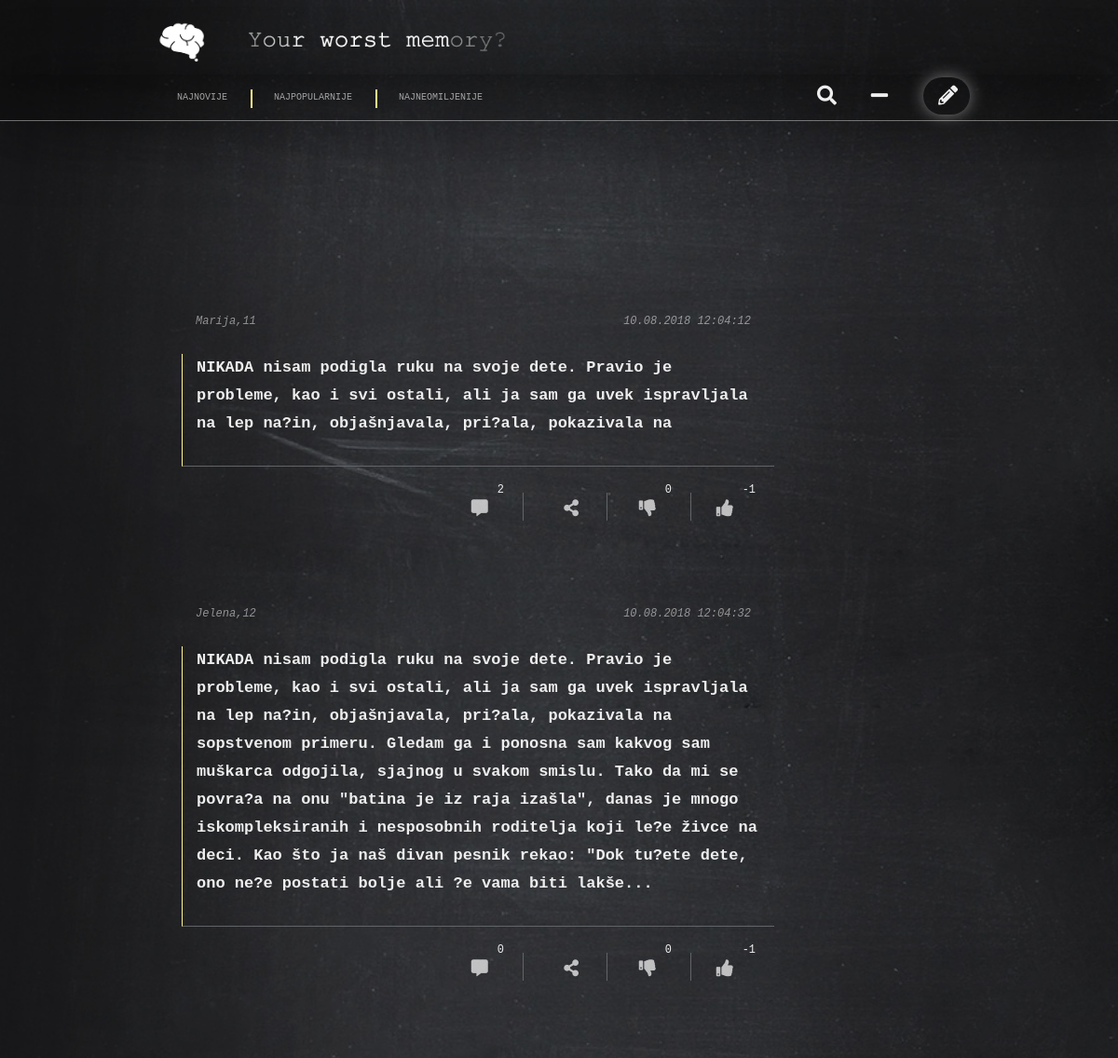
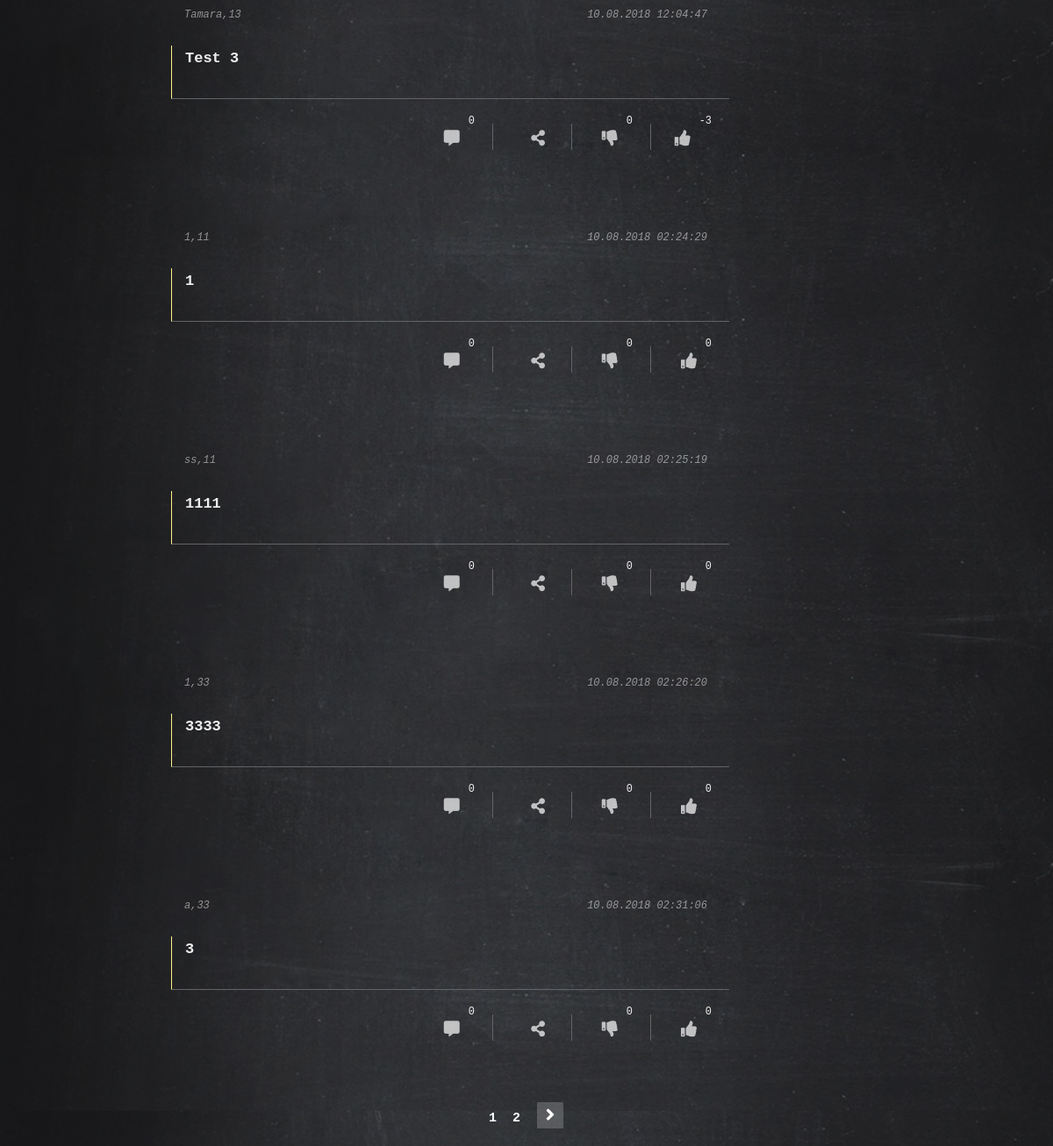
/pages/memories_list.php, run on the app's committed database (2 pictures, top to bottom).
### tables this page shows
CREATE TABLE `all_memories` (
  `id` int(11) NOT NULL,
  `content` text NOT NULL,
  `name` varchar(256) NOT NULL,
  `age` varchar(256) NOT NULL,
  `date` varchar(36) NOT NULL,
  `likes` int(11) NOT NULL,
  `comments` int(11) NOT NULL,
  `dislikes` int(11) NOT NULL,
  `user_id` varchar(256) NOT NULL
);

### data/all_memories.php (called while the page is built)
<?php
function get_Memories($conn)
{
    $perPage = 7;
    $page = (int) (!isset($_GET['page'])) ? 1 : $_GET['page'];
    $start = ($page > 1) ? ($page*$perPage)-$perPage : 0;
    $query ="select * from all_memories  LIMIT $start, $perPage";
    $memories[] = array();
    $result = mysqli_query($conn, $query);
    if (mysqli_num_rows($result) > 0) {
        while ($row = mysqli_fetch_assoc($result)) {
            $memories[] = array(
                'id' => $row['id'],
                'content' => $row['content'],
                'likes' => $row['likes'],
                'name' => $row['name'],
                'age' => $row['age'],
                'date' => $row['date'],
                'comments' => $row['comments'],
                'dislikes' => $row['dislikes']
            );
        }
    }
    return $memories;
};

### components/main_content.php (the view)
<?php
if (!isset($memory['likes'], $memory['comments'], $memory['dislikes'])) {
    $memory['likes'] = 0;
    $memory['comments'] = 0;
    $memory['dislikes'] = 0;
}
if (!isset($memory['name'], $memory['age'])) {
    $memory['name'] = '';
    $memory['age'] = '';
}
if (isset($memory['date']
    , $memory['content'])) {
echo "
<section class='memory-section'>
    <div class='row'>
        <div class='col-xs-6'><p class='name'>", $memory['name'], ",", $memory['age'], "</p></div>
        <div class='col-xs-6 '><p class='date'>", $memory['date'], "</p></div>
        <div class='col-md-12 memory-block'><a href='../pages/memo_detail.php?id=", $memory['id'], "'>", $memory['content'], "</a></div>
    </div>
    <div class='row clearfix'>
        <div class='col-xs buttons'>
            <small>
                <span id='memory_", $memory['id'], "_likes'>
                ", $memory['likes'], "
                </span>
            </small>
            <span class='like_btn' data-like='", $memory['id'], "'><i class=\"fas fa-thumbs-up\"></i></span>
       <div class='vl'></div>
        </div>
        <div class='col-xs buttons'>
            <small><span id='memory_", $memory['id'], "_dislikes'>
                ", $memory['dislikes'], "
                </span></small>
            <span class='dislike_btn' data-dislike='", $memory['id'], "' ><i class=\"fas fa-thumbs-down\"></i></span>
  <div class='vl'></div>
        </div>
        <div class='col-xs buttons' data-href='http://yourworstmemory.tk/pages/memo_detail.php?id=". $memory['id'] ."' data-layout='button_count' data-size='small' data-mobile-iframe='true'>
            <small></small>
            <a class='btnShare' target='_blank' href='https://www.facebook.com/sharer/sharer.php?u=http%3A%2F%2Fyourworstmemory.tk%2Fpages%2Fmemo_detail.php%3Fid%3D" . $memory['id'] . "&amp;src=sdkpreparse'>
            <i class=\"fas fa-share-alt\"></i> </a>
              <div class='vl'></div>
        </div>
        <div class='col-xs buttons'>
            <small><span id='memory_", $memory['id'], "_comments'>
                ", $memory['comments'], "</span>
            </small>
            <span class='comment' data-add='", $memory['id'], "'><i class=\"fas fa-comment-alt\"></i></span>
        </div>
    </div>
</section>";
}

### pages/memories_list.php (shortened to what this page needs)
<?php
include_once '../core/init.php';
?>
<!DOCTYPE html>
<html lang="sr">
<head>
    <link rel="stylesheet" href="https://maxcdn.bootstrapcdn.com/bootstrap/3.3.7/css/bootstrap.min.css"
>
    <link rel="stylesheet" href="../dist/.css/main.css">
    <link rel="stylesheet" href="https://use.fontawesome.com/releases/v5.3.1/css/all.css"
>
</head>
<body>
<div class="container-fluid">
        <?php
        include_once "../components/header.php" ?>
        <?php
        $page = (int)(!isset($_GET['page'])) ? 1 : $_GET['page'];
        $perPage = 7;
        $count_query = mysqli_query($conn, "select * from all_memories");
        $rows = mysqli_num_rows($count_query);
        $total = $rows / $perPage;
        $count = ceil($total);
            $memories = get_Memories($conn);
        if (count($memories) === 0) {
            echo "<p class='float-right'>Jos uvek nema postavljenih secanja</p>";
        } else {
            echo "<div class='sections col-xs-12'>";
            foreach ($memories as $memory) {
                 include "../components/main_content.php";
            }
            echo "</div>";
                      include_once "../components/pagination.php";
        }
        ?>
</body>
</html>

### components/header.php
<?php
echo
"   <div class='row clearfix' id='header'>
    <div class='background-ribbon wide'></div>
    <div class='col-xs-12'>
    <div class='logo-small'><img src='../assets/images/logo.png' alt=''></div>
      <h1 class='heading header-heading'><a href='../pages/memories_list.php'><img src=\"../assets/images/title.png\" alt=\"\"></a></h1>
     </div>
       </div>
        <div class='row clearfix menu'>
   <div class='background-ribbon narrow'></div>
        <div class='col-xs-6  float-left'>
            <form id='filter_option' action='../pages/filter_results.php' method='POST'>
                 <button type='submit'  name='najnovije'><span>NAJNOVIJE</span></button>
                  <button type='submit'  name='najpopularnije'><span>NAJPOPULARNIJE</span></button>
                 <button type='submit'  name='najneomiljenije'><span>NAJNEOMILJENIJE</span></button>
            </form>
           </div>
             <div class='col-xs-6 float-right nav'>
                        <div class='icons write'>
                    <div class='btn-effect'></div>
                     <p><i class=\"fas fa-pencil-alt\"></i></p>
                         <div></div>
                 </div>
              <div class='icons minus plus'>
                     <p><i class=\"fas fa-minus\"></i></p>
                 </div>
                    <div class='icons search' id='width'>
                <p id='search'><i class=\"fas fa-search\"></i></p>
                    <form id='search_form' action='../pages/search_results.php'  method='POST'>
                    <input id='search_bar' type='text' name='search_input'>
                    <button class='go' name='go'><p><i class=\"fas fa-search\"></i></p></button>
                    </form>
            </div>
        </div>
</div> ";

### components/pagination.php (shortened to what this page needs)
<?php
echo " <nav class='col-xs-12 pagination_container'>
            <ul>";
if (isset($page)){
    $next = (int)$page + 1;
    for ($i = 1; $i < $count +1; $i++) {
        $active = '';
        echo "<li ><a data-id='" .$i. "'  class='pagination_num" .$active. "' name='pagination' href='../pages/memories_list.php?page=" . $i. "'>" . $i . "</a></li>";
    }
    if ($page != $count) {
        echo "<li class='arrows-small'><a  href='../pages/memories_list.php?page=" . $next . " '> <i class=\"fas fa-angle-right\"></i> </a></li>";
    }
}
echo "  </ul>
        </nav>";

### data on the page
all_memories: name "Marija", age "11", date "10.08.2018 12:04:12", content "NIKADA nisam podigla ruku na svoje dete. Pravio je probleme, kao i svi ostali, ali ja sam ga uvek ispravljala na lep na?in, objašnjavala, pri?ala, pokazivala na", likes "-1", dislikes "0", comments "2"
all_memories: name "Jelena", age "12", date "10.08.2018 12:04:32", content "NIKADA nisam podigla ruku na svoje dete. Pravio je probleme, kao i svi ostali, ali ja sam ga uvek ispravljala na lep na?in, objašnjavala, pri?ala, pokazivala na sopstvenom primeru. Gledam ga i ponosna sam kakvog sam muškarca odgojila, sjajnog u svakom smislu. Tako da mi se povra?a na onu \"batina je iz raja izašla\", danas je mnogo iskompleksiranih i nesposobnih roditelja koji le?e živce na deci. Kao što ja naš divan pesnik rekao: \"Dok tu?ete dete, ono ne?e postati bolje ali ?e vama biti lakše...", likes "-1", dislikes "0", comments "0"
all_memories: name "Tamara", age "13", date "10.08.2018 12:04:47", content "Test 3", likes "-3", dislikes "0", comments "0"
all_memories: name "1", age "11", date "10.08.2018 02:24:29", content "1", likes "0", dislikes "0", comments "0"
all_memories: name "ss", age "11", date "10.08.2018 02:25:19", content "1111", likes "0", dislikes "0", comments "0"
all_memories: name "1", age "33", date "10.08.2018 02:26:20", content "3333", likes "0", dislikes "0", comments "0"
all_memories: name "a", age "33", date "10.08.2018 02:31:06", content "3", likes "0", dislikes "0", comments "0"
